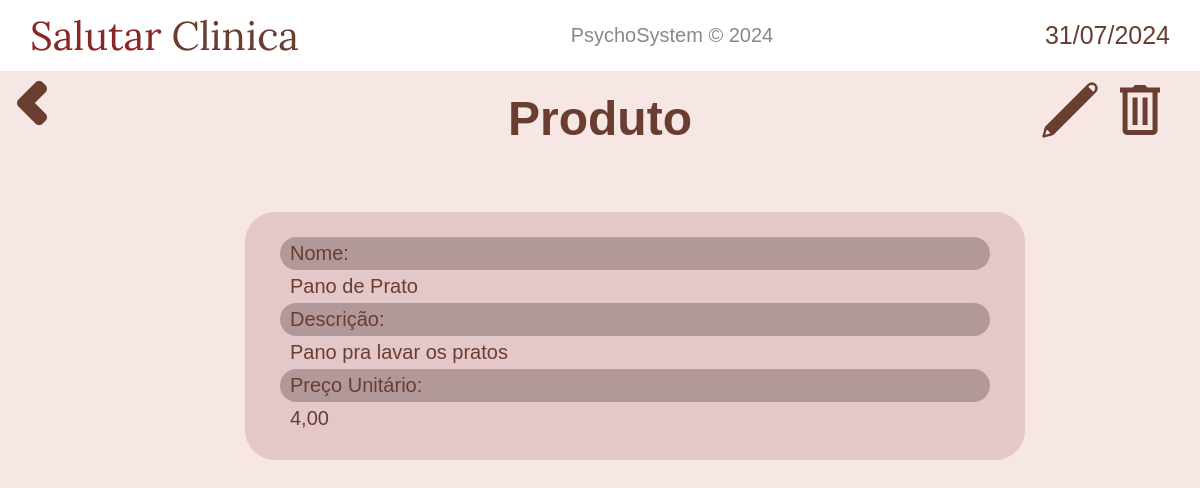
The page /produtos/infos/6 (signed in) on the database its author committed.
### produtos/models.py (models this page shows)
class Produto(models.Model):
    nome = models.CharField(max_length=50)
    descricao = models.TextField()
    preco_unit = models.DecimalField(max_digits=10, decimal_places=2)

### produtos/views.py (the view)
# urls.py: path('infos/<int:id>', views.infos, name="infos"),
@login_required(login_url='home:login')
def infos(request, id):
    produto = Produto.objects.get(pk=id)
    context_ = {
        'data_atual': data_atual,
        'produto': produto,
    }
    return render(request, 'produtos/infos.html', context_)

### produtos/templates/produtos/infos.html (shortened to what this page needs)
{% extends 'base.html' %}
{% load static %}
{% block content %}
<div style="display: flex;">
    <a href="{% url 'produtos:display_produtos' %}" class="return-button"><img src="{% static 'home/imagens/chevron-left.png' %}" alt=""></a>
    <h2 class="welcome-text">Produto</h2>
    <a href="{% url 'produtos:editar_produto' produto.id %}" style="position: absolute; right: 100px; top:80px;">
        <img src="{% static 'pacientes/imagens/editar-icon.png' %}" height="60" alt="">
    </a>
    <a href="#" class="opcao-deletar" data-modal-id="modal-{{ produto.id }}" style="position: absolute; right: 30px; top:80px;">
        <img src="{% static 'pacientes/imagens/excluir-icon.png' %}" height="60" alt="">
    </a>
</div>
<main>
    <div style="display: flex; justify-content: center; align-items: center; width: 100%; margin: 30px 0;">
        <div class="paciente-infos-container">
            <div class="paciente-infos-subcontainer">
                <h4 class="campos-paciente campo-cpf">Nome: </h4>
                <h4 class="campos-paciente-dado">{{ produto.nome }}</h4>
                <h4 class="campos-paciente">Descrição: </h4>
                <h4 class="campos-paciente-dado">{{ produto.descricao }}</h4>
                <h4 class="campos-paciente">Preço Unitário: </h4>
                <h4 class="campos-paciente-dado">{{ produto.preco_unit }}</h4>
            </div>
            </div>
        </div>
</main>
{% endblock content %}

### static/home/css/styles.css (style rules this page uses)
* { margin: 0; padding: 0; }
body { background-color: #f6e6e4;; }
main { display: flex; margin-top: 3%; }
a { text-decoration: none; color: #6a3d31; }
.return-button { background-color: #ffffff00; border: none; cursor: pointer; position: absolute; }
.welcome-text { font-family: sans-serif; font-weight: bold; font-size: 3rem; color: #6a3d31; margin: 0 auto; margin-top: 20px; }

### static/pacientes/css/styles.css (style rules this page uses)
.paciente-infos-container { background-color: #e4c7c8; margin-left: 70px; padding: 20px 30px; border-radius: 30px; width: 60%; display: flex; }
.paciente-infos-subcontainer { width: 100%; padding: 5px; display: flex; flex-direction: column; }
.campos-paciente { display: inline; background-color: #b39899; color: #6a3d31; padding: 5px 0 5px 10px; border-radius: 30px; font-size: 20px; font-family: sans-serif; font-weight: 500; }
.campos-paciente-dado { display: inline; color: #6a3d31; padding: 5px 10px; border-radius: 30px; font-size: 20px; font-family: sans-serif; font-weight: 500; }

### rows shown on the page
Produto: nome "Pano de Prato", descricao "Pano pra lavar os pratos", preco_unit "4,00"

### other values the page prints
{{ data_atual }} "31/07/2024"
